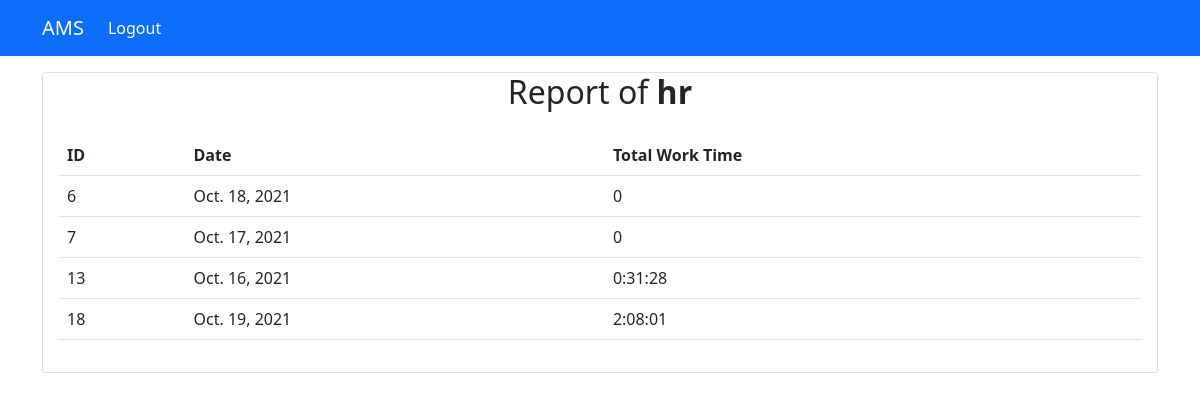
Screenshot of /report/1 (signed in) with the database file from the repository.
### app/models.py (models this page shows)
class ClockInOut(models.Model):
    user = models.ForeignKey(User, on_delete=models.CASCADE)
    clock_in = models.DateTimeField(null=True)
    clock_out = models.DateTimeField(null=True, blank=True)
    total_hour = models.CharField(max_length=100 ,null=True, blank=True)

### app/views.py (the view)
# urls.py: path('report/<int:id>', EmpGenReport.as_view(), name='report')
class EmpGenReport(LoginRequiredMixin, View):
    def get(self, request, id):
        if request.user.is_staff:
            context = {
                "clock": ClockInOut.objects.filter(user_id=id),
                'users': User.objects.get(id=id)
            }
            return render(request, 'report.html',context)
        else:
            logout(request)
            return redirect('home')

### templates/report.html
{% extends 'base.html' %}
{% block content %}
    <div class="container">
        <div class="card mt-3">
            <h2 class="card-title text-center">Report of <b>{{ users.username }}</b></h2>
            <div class="card-body">
                 <table class="table">
                    <tr>
                        <th>ID</th>
                        <th>Date</th>
                        <th>Total Work Time</th>
                    </tr>
                    {% for foo in clock %}
                        <tr>
                            <td>{{ foo.id }}</td>
                            <td>{{ foo.clock_in|date }}</td>
                            <td>{{ foo.total_hour }}</td>
                        </tr>
                    {% endfor %}
                </table>
            </div>
        </div>
    </div>
{% endblock %}

### templates/base.html (shortened to what this page needs)
<!DOCTYPE html>
<html lang="en">
<head>
    <link href="https://cdn.jsdelivr.net/npm/bootstrap@5.0.2/dist/css/bootstrap.min.css" rel="stylesheet">
</head>
<body>
<nav class="navbar navbar-expand-lg navbar-dark bg-primary">
  <div class="container">
    <a class="navbar-brand" href="">AMS</a>
    <div class="collapse navbar-collapse" id="navbarSupportedContent">
      <ul class="navbar-nav ml-auto mb-2 mb-lg-0">
          {% if user.is_authenticated %}
              <li class="nav-item">
                <a class="nav-link active" href="{% url 'logout' %}">Logout</a>
              </li>
          {% endif %}
      </ul>
    </div>
  </div>
</nav>
{% block content %}
{% endblock %}
</body>
</html>

### rows the page displays
ClockInOut: id "6", clock_in "Oct. 18, 2021", total_hour "0"
ClockInOut: id "7", clock_in "Oct. 17, 2021", total_hour "0"
ClockInOut: id "13", clock_in "Oct. 16, 2021", total_hour "0:31:28"
ClockInOut: id "18", clock_in "Oct. 19, 2021", total_hour "2:08:01"

### other values shown
{{ users.username }} "hr"
